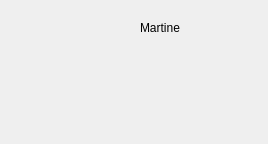
<?xml version="1.0" encoding="UTF-8"?>
<ui version="4.0">
 <class>WMWindow</class>
 <widget class="KDialog" name="WMWindow">
  <property name="geometry">
   <rect>
    <x>0</x>
    <y>0</y>
    <width>268</width>
    <height>144</height>
   </rect>
  </property>
  <property name="windowTitle">
   <string>Form</string>
  </property>
  <widget class="QLabel" name="label">
   <property name="geometry">
    <rect>
     <x>140</x>
     <y>20</y>
     <width>57</width>
     <height>15</height>
    </rect>
   </property>
   <property name="text">
    <string>Martine</string>
   </property>
  </widget>
 </widget>
 <customwidgets>
  <customwidget>
   <class>KDialog</class>
   <extends>QDialog</extends>
   <header>kdialog.h</header>
   <container>1</container>
  </customwidget>
 </customwidgets>
 <resources/>
 <connections/>
</ui>
